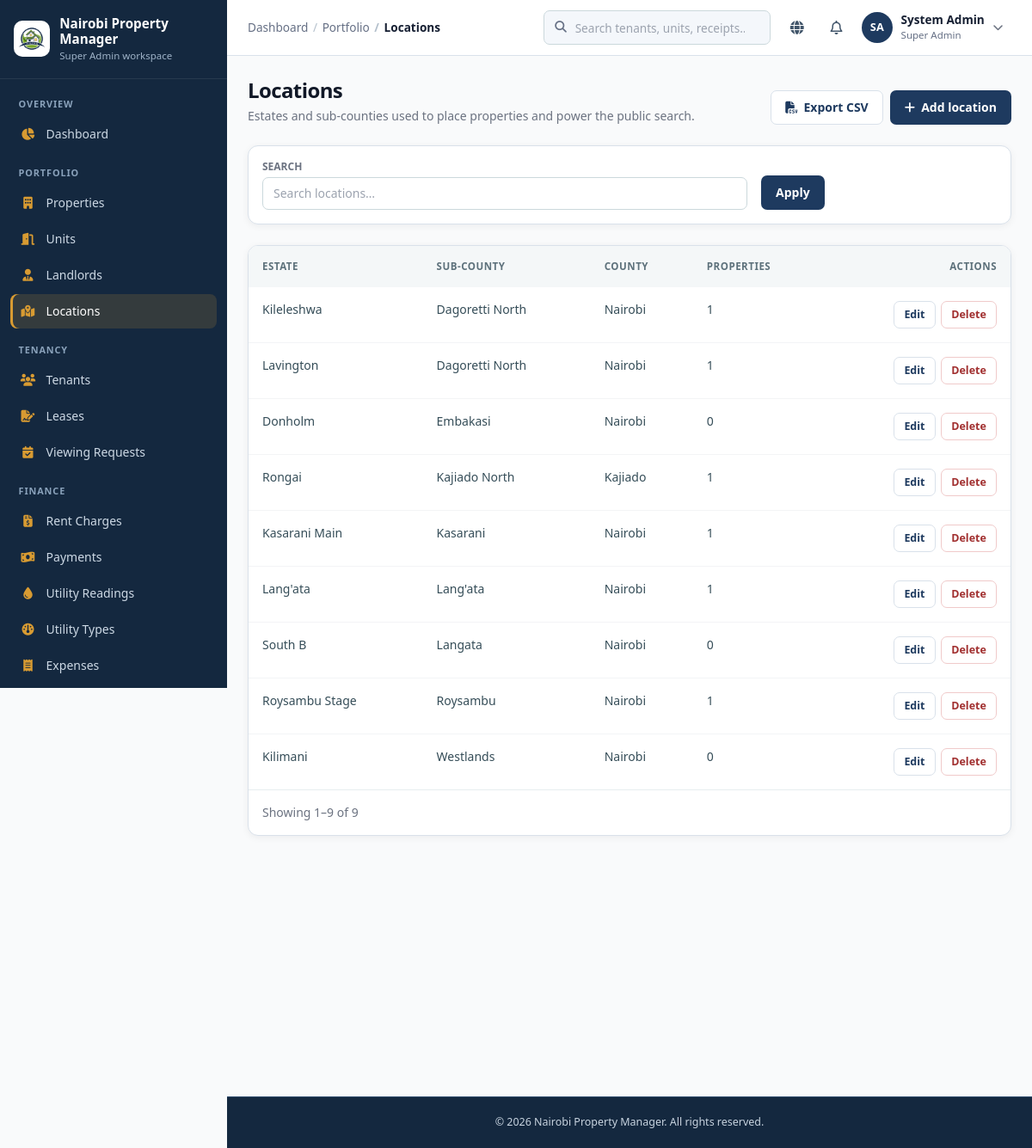
The page /admin/locations.php (signed in) on the database its author committed.
### tables this page shows
CREATE TABLE IF NOT EXISTS locations (
    id INT AUTO_INCREMENT PRIMARY KEY,
    county VARCHAR(100) DEFAULT 'Nairobi',
    sub_county VARCHAR(100) NOT NULL,
    estate VARCHAR(100) NOT NULL,
    created_at TIMESTAMP DEFAULT CURRENT_TIMESTAMP
);

### admin/locations.php (called while the page is built)
<?php
require_once __DIR__ . '/../includes/crud.php';
crud_run([
    'module' => 'locations',
    'table' => 'locations',
    'singular' => 'Location',
    'plural' => 'Locations',
    'description' => 'Estates and sub-counties used to place properties and power the public search.',
    'fields' => [
        'county' => ['label' => 'County', 'required' => true, 'max' => 100, 'default' => 'Nairobi'],
        'sub_county' => ['label' => 'Sub-county', 'required' => true, 'max' => 100],
        'estate' => ['label' => 'Estate', 'required' => true, 'max' => 100],
    ],
    'list' => [
        'sql' => 'SELECT l.id, l.county, l.sub_county, l.estate, (SELECT COUNT(*) FROM properties p WHERE p.location_id = l.id) AS property_count FROM locations l',
        'columns' => [
            'estate' => ['label' => 'Estate'],
            'sub_county' => ['label' => 'Sub-county'],
            'county' => ['label' => 'County'],
            'property_count' => ['label' => 'Properties'],
        ],
        'search' => ['l.estate', 'l.sub_county', 'l.county'],
        'order' => 'l.sub_county, l.estate',
    ],
    'messages' => ['in_use' => 'Properties are still assigned to this location, so it cannot be deleted.'],
]);

### includes/functions.php (called while the page is built, shortened)
<?php
function e($string) {
    return htmlspecialchars($string ?? '', ENT_QUOTES, 'UTF-8');
}

### config/modules.php (called while the page is built, shortened)
<?php
function app_modules(): array {
    static $modules = null;
    if ($modules !== null) return $modules;
    $managers = ['Super Admin', 'Property Manager'];
    $finance = ['Super Admin', 'Property Manager', 'Accountant'];
    $module = fn(string $group, string $label, string $icon, string $path, array $roles, string $portal = 'staff') => [
        'group' => $group, 'label' => $label, 'icon' => $icon, 'path' => $path, 'roles' => $roles, 'portal' => $portal,
    ];
    return $modules = [
        'properties' => $module('Portfolio', 'Properties', 'fa-building', 'admin/properties.php', $managers),
        'units' => $module('Portfolio', 'Units', 'fa-door-open', 'admin/units.php', $managers),
        'landlords' => $module('Portfolio', 'Landlords', 'fa-user-tie', 'admin/landlords.php', $managers),
        'locations' => $module('Portfolio', 'Locations', 'fa-map-location-dot', 'admin/locations.php', $managers),
        'tenants' => $module('Tenancy', 'Tenants', 'fa-users', 'admin/tenants.php', $managers),
        'leases' => $module('Tenancy', 'Leases', 'fa-file-signature', 'admin/leases.php', $managers),
        'viewings' => $module('Tenancy', 'Viewing Requests', 'fa-calendar-check', 'admin/viewings.php', $managers),
        'rent_charges' => $module('Finance', 'Rent Charges', 'fa-file-invoice-dollar', 'admin/rent-charges.php', $finance),
        'payments' => $module('Finance', 'Payments', 'fa-money-bill-wave', 'admin/payments.php', $finance),
        'utility_readings' => $module('Finance', 'Utility Readings', 'fa-droplet', 'admin/utility-readings.php', $finance),
        'utility_types' => $module('Finance', 'Utility Types', 'fa-gauge', 'admin/utility-types.php', $finance),
        'expenses' => $module('Finance', 'Expenses', 'fa-receipt', 'admin/expenses.php', $finance),
        'maintenance' => $module('Operations', 'Maintenance', 'fa-screwdriver-wrench', 'admin/maintenance.php', $managers),
        'complaints' => $module('Operations', 'Complaints', 'fa-triangle-exclamation', 'admin/complaints.php', $managers),
        'enquiries' => $module('Operations', 'Enquiries', 'fa-envelope-open-text', 'admin/enquiries.php', $managers),
        'notices' => $module('Operations', 'Notices', 'fa-bullhorn', 'admin/notices.php', $managers),
        'reports' => $module('Insights', 'Reports', 'fa-chart-line', 'admin/reports.php', $finance),
        'users' => $module('Administration', 'User Accounts', 'fa-user-shield', 'admin/users.php', ['Super Admin']),
        'my_properties' => $module('My portfolio', 'My Properties', 'fa-building', 'landlord/properties.php', ['Landlord'], 'landlord'),
        'my_units' => $module('My portfolio', 'My Units', 'fa-door-open', 'landlord/units.php', ['Landlord'], 'landlord'),
        'my_reports' => $module('Insights', 'Reports', 'fa-chart-line', 'landlord/reports.php', ['Landlord'], 'landlord'),
    ];
}
function user_can_access_module(string $key): bool {
    $user = getCurrentUser();
    $modules = app_modules();
    return (int)$user['role_id'] === 1 || in_array($user['role_name'], $modules[$key]['roles'], true);
}

### includes/shell.php (called while the page is built, shortened)
<?php
require_once __DIR__ . '/../config/modules.php';
require_once __DIR__ . '/functions.php';
function current_module_key(): ?string {
    $script = str_replace('\\', '/', $_SERVER['SCRIPT_NAME'] ?? '');
    foreach (app_modules() as $key => $module) {
        if (substr($script, -strlen('/' . $module['path'])) === '/' . $module['path']) return $key;
    }
    return null;
}
function shell_breadcrumbs(string $dashboardUrl, ?string $pageTitle): array {
    $crumbs = [['Dashboard', $dashboardUrl]];
    $key = current_module_key();
    if ($key) {
        $module = app_modules()[$key];
        $crumbs[] = [$module['group'], null];
    }
    $crumbs[] = [$pageTitle ?? 'Page', null];
    return $crumbs;
}

### includes/crud.php (the view, shortened to what this page needs)
<?php
require_once __DIR__ . '/../config/modules.php';
require_once __DIR__ . '/functions.php';
function crud_run(array $resource): void {
    $r = crud_prepare_resource($resource);
    $db = db();
    crud_render_list($db, $r);
}
function crud_prepare_resource(array $r): array {
    $r += ['description' => '', 'allow_create' => true, 'allow_edit' => true, 'allow_delete' => true,
        'delete_roles' => null, 'hooks' => [], 'actions' => [], 'list' => [], 'messages' => [], 'scope' => null];
    $r['list'] += ['where' => '', 'search' => [], 'filters' => [], 'order' => 'id DESC', 'row_actions' => null, 'panel' => null];
    $r['url'] = module_url($r['module']);
    return $r;
}
function crud_can(array $r, string $operation): bool {
    if ($operation === 'create') return $r['allow_create'];
    if ($operation === 'edit') return $r['allow_edit'];
    if ($r['delete_roles'] === null) return true;
    $user = getCurrentUser();
    return (int)$user['role_id'] === 1 || in_array($user['role_name'], $r['delete_roles'], true);
}
function crud_list_query(PDO $db, array $r): array {
    $list = $r['list'];
    $where = $list['where'] !== '' ? ['(' . $list['where'] . ')'] : [];
    $params = [];
    $active = [];
    $search = trim(is_string($_GET['q'] ?? null) ? $_GET['q'] : '');
    $sql = $list['sql'] . ($where ? ' WHERE ' . implode(' AND ', $where) : '');
    return [$sql, $params, $active];
}
function crud_cell(array $column, array $row, string $key): string {
    $format = $column['format'] ?? null;
    $value = $row[$key] ?? null;
    return $value === null || $value === '' ? '<span class="text-gray-400">—</span>' : e((string)$value);
}
function crud_render_list(PDO $db, array $r): void {
    [$sql, $params, $active] = crud_list_query($db, $r);
    $countStmt = $db->prepare("SELECT COUNT(*) FROM ($sql) AS crud_count");
    $countStmt->execute($params);
    $total = (int)$countStmt->fetchColumn();
    $pages = max(1, (int)ceil($total / CRUD_PAGE_SIZE));
    $page = min($pages, max(1, (int)($_GET['page'] ?? 1)));
    $offset = ($page - 1) * CRUD_PAGE_SIZE;
    $stmt = $db->prepare("$sql ORDER BY {$r['list']['order']} LIMIT " . CRUD_PAGE_SIZE . " OFFSET $offset");
    $stmt->execute($params);
    $rows = $stmt->fetchAll();
    $columns = $r['list']['columns'];
    $canEdit = crud_can($r, 'edit');
    $canDelete = crud_can($r, 'delete');
    include __DIR__ . '/layout_top.php';
    ?>
    <div class="flex flex-col md:flex-row md:items-end md:justify-between gap-4">
        <div>
            <h1 class="text-2xl font-bold text-gray-900"><?php echo e($r['plural']); ?></h1>
            <?php if ($r['description']): ?><p class="text-sm text-gray-500 mt-1"><?php echo e($r['description']); ?></p><?php endif; ?>
        </div>
        <div class="flex flex-wrap gap-2">
            <a class="btn btn-secondary" href="<?php echo e($r['url'] . '?' . http_build_query(['action' => 'export'] + $active)); ?>"><i class="fa-solid fa-file-csv" aria-hidden="true"></i> Export CSV</a>
            <?php if (crud_can($r, 'create')): ?><a class="btn btn-primary" href="<?php echo e($r['url'] . '?action=create'); ?>"><i class="fa-solid fa-plus" aria-hidden="true"></i> Add <?php echo e(strtolower($r['singular'])); ?></a><?php endif; ?>
        </div>
    </div>
    <?php if ($r['list']['search'] || $r['list']['filters']): ?>
    <form method="get" class="filter-bar bg-white p-4 rounded-xl border border-gray-100 shadow-sm" role="search">
        <?php if ($r['list']['search']): ?>
        <div class="filter-search"><label for="crud-q" class="block text-xs font-semibold text-gray-500 uppercase mb-1">Search</label>
            <input id="crud-q" type="search" name="q" value="<?php echo e($active['q'] ?? ''); ?>" placeholder="Search <?php echo e(strtolower($r['plural'])); ?>…" class="w-full px-3 py-2 border border-gray-300 rounded-lg text-sm"></div>
        <?php endif; ?>
        <div class="flex items-end gap-2"><button type="submit" class="btn btn-primary">Apply</button><?php if ($active): ?><a class="btn btn-secondary" href="<?php echo e($r['url']); ?>">Reset</a><?php endif; ?></div>
    </form>
    <?php endif; ?>
    <section class="bg-white rounded-xl border border-gray-100 shadow-sm overflow-hidden" aria-label="<?php echo e($r['plural']); ?> list">
        <div class="overflow-x-auto"><table class="w-full text-left border-collapse">
            <thead><tr class="bg-gray-50 text-xs font-semibold text-gray-500 uppercase">
                <?php foreach ($columns as $column): ?><th scope="col" class="p-4"><?php echo e($column['label']); ?></th><?php endforeach; ?>
                <th scope="col" class="p-4 text-right">Actions</th>
            </tr></thead>
            <tbody class="divide-y divide-gray-100 text-sm">
            <?php foreach ($rows as $row): ?>
                <tr>
                    <?php foreach ($columns as $key => $column): ?><td class="p-4 align-top"><?php echo crud_cell($column, $row, $key); ?></td><?php endforeach; ?>
                    <td class="p-4 align-top"><div class="row-actions">
                        <?php if ($canEdit): ?><a class="btn btn-small btn-secondary" href="<?php echo e($r['url'] . '?action=edit&id=' . (int)$row['id']); ?>">Edit</a><?php endif; ?>
                        <?php if ($canDelete): ?>
                        <form method="post" action="<?php echo e($r['url']); ?>" data-confirm="Delete this <?php echo e(strtolower($r['singular'])); ?>? This cannot be undone.">
                            <button type="submit" class="btn btn-small btn-danger">Delete</button>
                        </form>
                        <?php endif; ?>
                    </div></td>
                </tr>
            <?php endforeach; ?>
            </tbody>
        </table></div>
        <?php if ($total > 0): ?>
        <nav class="pagination" aria-label="Pagination">
            <p class="text-sm text-gray-500">Showing <?php echo $offset + 1; ?>–<?php echo min($offset + CRUD_PAGE_SIZE, $total); ?> of <?php echo $total; ?></p>
        </nav>
        <?php endif; ?>
    </section>
    <?php
    include __DIR__ . '/layout_bottom.php';
}
    ?>

### assets/app.css (style rules this page uses)
:root { --color-primary: #1e3a5f; --color-secondary: #14283f; --color-accent: #d89b32; --color-success: #198754; --color-danger: #dc3545; }
body { font-family: 'Inter', system-ui, -apple-system, BlinkMacSystemFont, "Segoe UI", Roboto, "Helvetica Neue", Arial, sans-serif; background-color: #f8fafc; color: #1e293b; margin: 0; padding: 0; -webkit-font-smoothing: antialiased; }
:root { --site-ink:#172033; --site-muted:#566175; --site-navy:#1e3a5f; --site-blue:#345c82; --site-pale:#eaf2f8; --site-line:#d9e1ea; --site-accent:#d89b32; --site-link:#22566e; }
html { scroll-behavior:smooth; }
:root { --primary: #1e3a5f; --primary-dark: #14283f; --primary-light: #eaf2f8; --secondary: #14283f; --accent: #d89b32; --background: #f4f7fb; --surface-soft: #eef3f8; --surface: #ffffff; --text: #172033; --text-muted: #667085; --border: #d9e1ea; --success: #198754; --warning: #d99a00; --danger: #dc3545; --shadow-sm: 0 2px 8px rgba(15, 23, 42, .06); --shadow-md: 0 8px 25px rgba(15, 23, 42, .08); --radius-sm: 7px; --radius-md: 12px; --radius-lg: 16px; }
html { color-scheme: light; }
body { color:var(--text); background:var(--background); font-family:Inter,system-ui,-apple-system,"Segoe UI",sans-serif; }
body.bg-gray-50,.bg-gray-50 { background-color:var(--background); }
.text-gray-800 { color:var(--text); }
h1,h2,h3,h4 { color:#1c3542; letter-spacing:-.025em; }
p { line-height:1.55; }
a,button,input,select,textarea { -webkit-tap-highlight-color:transparent; }
button { cursor:pointer; transition:background-color .16s ease,color .16s ease,border-color .16s ease,box-shadow .16s ease,transform .16s ease; }
input:not([type="checkbox"]):not([type="radio"]),select,textarea { max-width:100%; border-color:#cbd8dc; border-radius:var(--radius-sm); color:var(--text); }
input::placeholder,textarea::placeholder { color:#8a989e; }
label { color:#435963; }
.bg-white.rounded-xl.border,.bg-white.rounded-xl.shadow-sm { border-color:var(--border); box-shadow:var(--shadow-sm); }
.bg-white.rounded-xl.border.shadow-sm { transition:box-shadow .18s ease,border-color .18s ease; }
main h1 { line-height:1.2; }
table { color:#354d58; font-size:.88rem; }
table thead th { background:#f4f7f8; color:#5d717b; font-size:.72rem; font-weight:700; letter-spacing:.045em; white-space:nowrap; }
table th,table td { border-color:#e7edef; }
table tbody tr { transition:background-color .14s ease; }
.overflow-x-auto { position:relative; max-width:100%; scrollbar-width:thin; }
.text-gray-500 { color:#6b7d86; }
.btn { display:inline-flex; align-items:center; justify-content:center; gap:.45rem; min-height:40px; padding:.5rem 1rem; border:1px solid transparent; border-radius:var(--radius-sm); font-size:.875rem; font-weight:600; line-height:1.2; text-decoration:none; white-space:nowrap; }
.btn-primary { background:var(--primary); color:#fff; }
.btn-secondary { background:#fff; color:var(--primary); border-color:var(--border); }
.btn-danger { background:#fff; color:#a12f2f; border-color:#f0caca; }
.btn-small { min-height:32px; padding:.3rem .7rem; font-size:.78rem; }
.row-actions { display:flex; flex-wrap:wrap; justify-content:flex-end; gap:.4rem; }
.row-actions form { margin:0; }
.filter-bar { display:grid; grid-template-columns:repeat(auto-fit,minmax(170px,1fr)); gap:1rem; }
@media (min-width:640px) { .filter-search { grid-column:span 2; } }
.pagination { display:flex; flex-wrap:wrap; align-items:center; justify-content:space-between; gap:.75rem; padding:1rem; border-top:1px solid #e7edef; }

### rows shown on the page
locations: estate "Kileleshwa", sub_county "Dagoretti North", county "Nairobi", value "1"
locations: estate "Lavington", sub_county "Dagoretti North", county "Nairobi", value "1"
locations: estate "Donholm", sub_county "Embakasi", county "Nairobi", value "0"
locations: estate "Rongai", sub_county "Kajiado North", county "Kajiado", value "1"
locations: estate "Kasarani Main", sub_county "Kasarani", county "Nairobi", value "1"
locations: estate "Lang'ata", sub_county "Lang'ata", county "Nairobi", value "1"
locations: estate "South B", sub_county "Langata", county "Nairobi", value "0"
locations: estate "Roysambu Stage", sub_county "Roysambu", county "Nairobi", value "1"
locations: estate "Kilimani", sub_county "Westlands", county "Nairobi", value "0"

### other values the page prints
APP_NAME "Nairobi Property Manager"
$role "Super Admin"
$label "OVERVIEW"
$label "Dashboard"
$label "PORTFOLIO"
$label "Properties"
$label "Units"
$label "Landlords"
$label "Locations"
$label "TENANCY"
$label "Tenants"
$label "Leases"
$label "Viewing Requests"
$label "FINANCE"
$label "Rent Charges"
